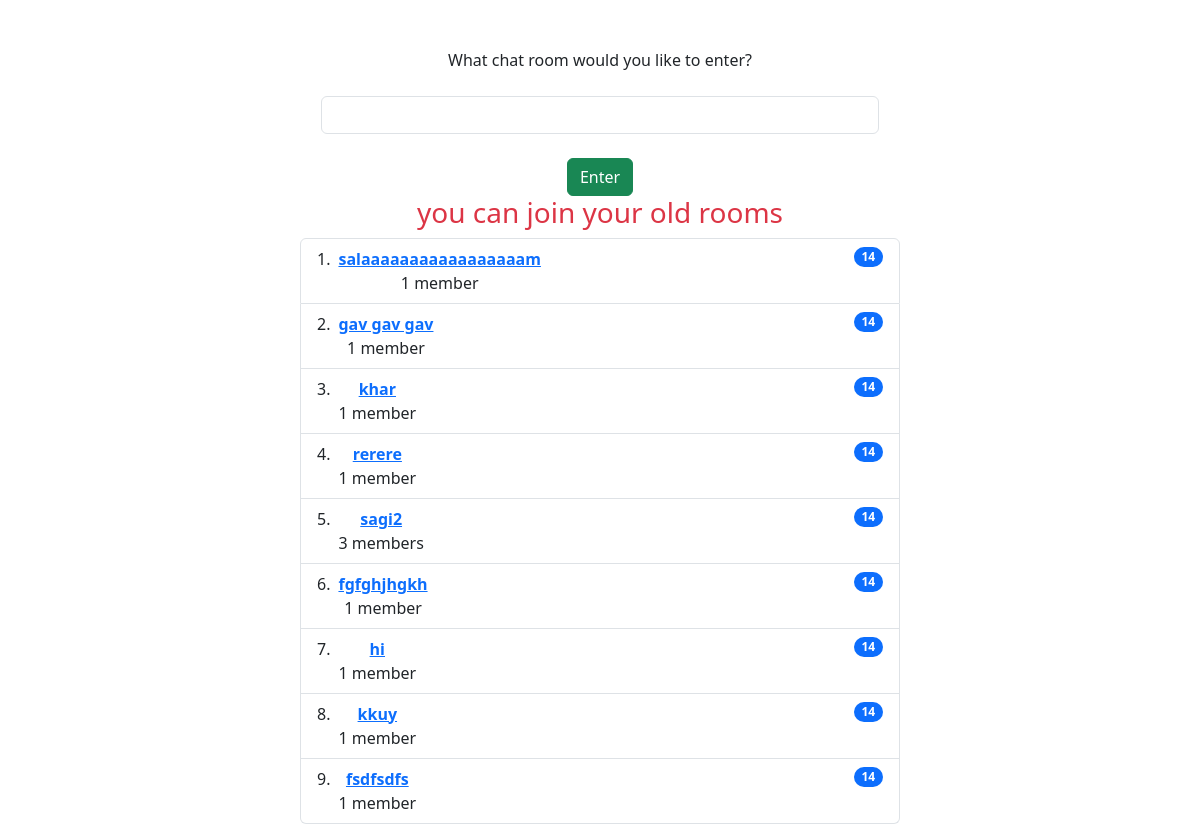
Page /chat/index/ (signed in) on the committed database.
### chat/models.py (models this page shows)
class Chat(models.Model):
    roomname=models.CharField(max_length=50,blank=True)
    members=models.ManyToManyField(user,blank=True)
    def __str__(self):
        return self.roomname

### chat/views.py (the view)
# urls.py: path('index/',views.index,name="index"),
@login_required(login_url='login')
def index(request :HttpRequest):
    user=request.user
    print(user)
    chatrooms=Chat.objects.filter(members=user)
    print(chatrooms)
    return render(request,"chat/arrive.html",{
        "chatrooms":chatrooms,
    })

### chat/templates/chat/arrive.html (shortened to what this page needs)
<!DOCTYPE html>
<html lang="en">
<head>
    <link
      href="https://cdn.jsdelivr.net/npm/bootstrap@5.3.1/dist/css/bootstrap.min.css"
      rel="stylesheet"
    />
</head>
<body>
    <div class="container text-center mt-5">
        What chat room would you like to enter?<br><br>
    <input label="" id="room-name-input" type="text" size="100" class="form-control w-50 offset-3">
    <br>
    <input id="room-name-submit" type="button" value="Enter" class="btn btn-success">
    </div>
    <div class="continer text-center">
        <h3 class="text-danger ">you can join your old rooms</h3>
        <ol class="list-group list-group-numbered">
            {% for chatroom in chatrooms %}
            <li class="list-group-item d-flex justify-content-between align-items-start w-50  offset-3">
              <div class="ms-2 me-auto">
                <a href="http://localhost:8000/chat/index/{{chatroom}}"><div class="fw-bold">{{chatroom.roomname}}</div></a>
                {% if chatroom.members.count == 1 %}
                    {{chatroom.members.count}} member
                {% else %}
                    {{chatroom.members.count}} members
                {% endif %}
              </div>
              <span class="badge bg-primary rounded-pill">14</span>
            </li>
            {% endfor %}
          </ol>
    </div>
</body>
</html>

### rows in the picture
Chat: roomname "salaaaaaaaaaaaaaaaaam", members.count "1"
Chat: roomname "gav gav gav", members.count "1"
Chat: roomname "khar", members.count "1"
Chat: roomname "rerere", members.count "1"
Chat: roomname "sagi2", members.count "3"
Chat: roomname "fgfghjhgkh", members.count "1"
Chat: roomname "hi", members.count "1"
Chat: roomname "kkuy", members.count "1"
Chat: roomname "fsdfsdfs", members.count "1"
